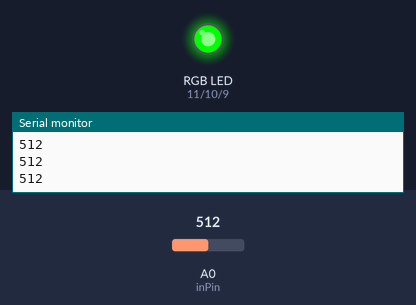
This sketch was run on a simulated Arduino Uno, built with avr-gcc and run on an emulated ATmega328P. Shown: an RGB LED mixed from three pins (HIGH = lit), the last lines printed to the serial monitor. The inputs (shaded band) are chosen by the test bench; at power-on: A0 (inPin) = 512. Dim RGB values are drawn brighter than linear.

Above: at 1.2 s.
1.3 s: A0 (inPin) set to 578
At 1.9 s:
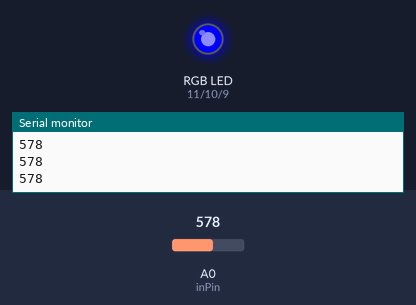
2.8 s: A0 (inPin) set to 716
At 4.0 s:
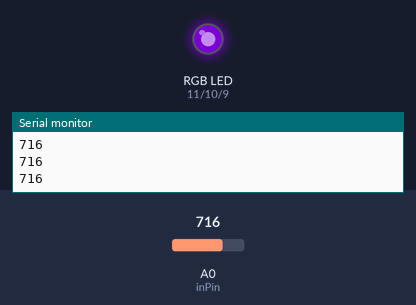
4.3 s: A0 (inPin) set to 842
5.8 s: A0 (inPin) set to 859
At 6.5 s:
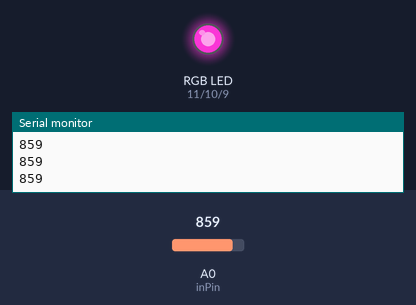
7.3 s: A0 (inPin) set to 558
At 7.7 s:
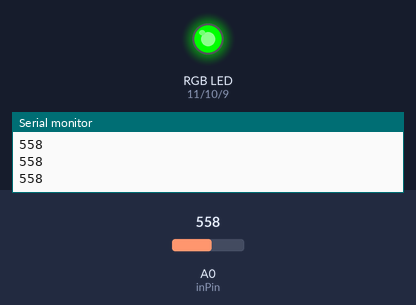
8.8 s: A0 (inPin) set to 862
At 10.0 s:
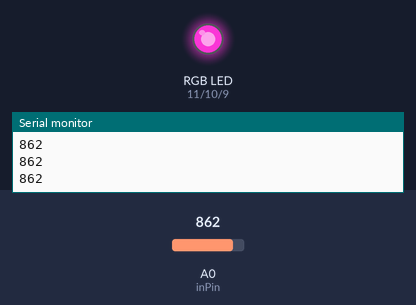
Timing chart, 0 to 11.3 s (numbered marks = the images above; inputs shaded):
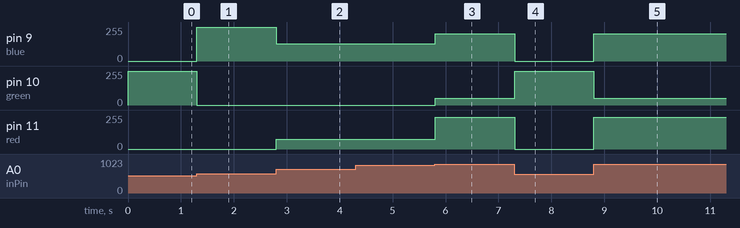

Measured:
- the behaviour switches between 851 and 852 on A0 (inPin) (found by bisection; images 2 and 3)
- after the input at 1.3 s, pin 9 (blue): 0/255 → 255/255 at once; pin 10 (green): 255/255 → 0/255 at once
- after the input at 2.8 s, pin 9 (blue): 255/255 → 130/255 at once; pin 11 (red): 0/255 → 75/255 at once
- after the input at 5.8 s, pin 9 (blue): 130/255 → 204/255 at once; pin 10 (green): 0/255 → 51/255 at once; pin 11 (red): 75/255 → 238/255 at once
- after the input at 7.3 s, pin 9 (blue): 204/255 → 0/255 at once; pin 10 (green): 51/255 → 255/255 at once; pin 11 (red): 238/255 → 0/255 at once
- after the input at 8.8 s, pin 9 (blue): 0/255 → 204/255 at once; pin 10 (green): 255/255 → 51/255 at once; pin 11 (red): 0/255 → 238/255 at once

The sketch:

3.7-Analog_Input_Control.ino
```cpp
int red=11;
int green=10;
int blue=9;
int inPin =A0;
int x;

void setup() {
   pinMode(red ,OUTPUT);
    pinMode(green,OUTPUT);
    pinMode(blue,OUTPUT);
    pinMode(inPin , INPUT);
    Serial.begin(9600);
}

void loop() {
  Serial.println(x);
  x=analogRead(inPin);

  if(x<=142){
    analogWrite(red,255);
    analogWrite(green,0);
    analogWrite(blue,0);
  }
   else if(x > 142 && x < 284 ){
    analogWrite(red,255);
    analogWrite(green,102);
    analogWrite(blue,0);
  }
   else if (x > 284 && x < 426){
    analogWrite(red,255);
    analogWrite(green,255);
    analogWrite(blue,0);
  }
   else if (x > 426 && x < 568){
    analogWrite(red,0);
    analogWrite(green,255);
    analogWrite(blue,0);
  }
   else if (x > 568 && x < 710){
    analogWrite(red,0);
    analogWrite(green,0);
    analogWrite(blue,255);
  }
   else if (x > 710 && x < 852){
    analogWrite(red,75);
    analogWrite(green,0);
    analogWrite(blue,130);
  }
  else{
    analogWrite(red,238);
    analogWrite(green,51);
    analogWrite(blue,204);
  }
}
```
